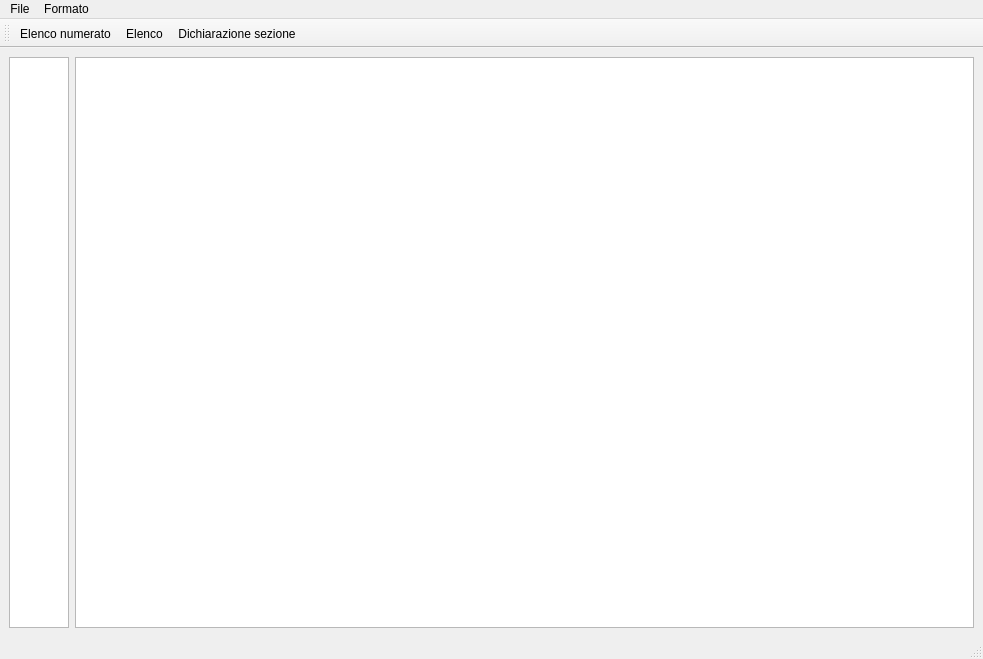
<?xml version="1.0" encoding="UTF-8"?>
<ui version="4.0">
 <class>NotesEdit</class>
 <widget class="QMainWindow" name="NotesEdit">
  <property name="geometry">
   <rect>
    <x>0</x>
    <y>0</y>
    <width>983</width>
    <height>659</height>
   </rect>
  </property>
  <property name="windowTitle">
   <string>MainWindow</string>
  </property>
  <widget class="QWidget" name="centralwidget">
   <layout class="QVBoxLayout" name="verticalLayout_2">
    <item>
     <layout class="QVBoxLayout" name="verticalLayout">
      <item>
       <layout class="QVBoxLayout" name="verticalLayout_3">
        <item>
         <layout class="QHBoxLayout" name="horizontalLayout">
          <item>
           <widget class="QListWidget" name="LineNumbersList">
            <property name="maximumSize">
             <size>
              <width>60</width>
              <height>16777215</height>
             </size>
            </property>
           </widget>
          </item>
          <item>
           <widget class="QPlainTextEdit" name="contentEditor"/>
          </item>
         </layout>
        </item>
       </layout>
      </item>
     </layout>
    </item>
   </layout>
  </widget>
  <widget class="QMenuBar" name="menubar">
   <property name="geometry">
    <rect>
     <x>0</x>
     <y>0</y>
     <width>983</width>
     <height>20</height>
    </rect>
   </property>
   <widget class="QMenu" name="menuFile">
    <property name="title">
     <string>File</string>
    </property>
    <addaction name="actionSalva"/>
    <addaction name="actionPulisci"/>
    <addaction name="separator"/>
    <addaction name="actionApri"/>
    <addaction name="separator"/>
    <addaction name="actionChiudi"/>
   </widget>
   <widget class="QMenu" name="menuFormato">
    <property name="title">
     <string>Formato</string>
    </property>
    <addaction name="actionTesto_semplice"/>
    <addaction name="actionHtml"/>
   </widget>
   <addaction name="menuFile"/>
   <addaction name="menuFormato"/>
  </widget>
  <widget class="QStatusBar" name="statusbar"/>
  <widget class="QToolBar" name="toolBar">
   <property name="windowTitle">
    <string>toolBar</string>
   </property>
   <attribute name="toolBarArea">
    <enum>TopToolBarArea</enum>
   </attribute>
   <attribute name="toolBarBreak">
    <bool>false</bool>
   </attribute>
   <addaction name="actionElenco_numerato"/>
   <addaction name="actionElenco"/>
   <addaction name="actionDichiarazione_sezione"/>
  </widget>
  <action name="actionSalva">
   <property name="text">
    <string>Salva</string>
   </property>
  </action>
  <action name="actionPulisci">
   <property name="text">
    <string>Pulisci</string>
   </property>
  </action>
  <action name="actionChiudi">
   <property name="text">
    <string>Chiudi</string>
   </property>
  </action>
  <action name="actionApri">
   <property name="text">
    <string>Apri</string>
   </property>
  </action>
  <action name="actionTesto_semplice">
   <property name="text">
    <string>Testo semplice</string>
   </property>
  </action>
  <action name="actionHtml">
   <property name="text">
    <string>Html</string>
   </property>
  </action>
  <action name="actionElenco_numerato">
   <property name="text">
    <string>Elenco numerato</string>
   </property>
  </action>
  <action name="actionElenco">
   <property name="text">
    <string>Elenco</string>
   </property>
  </action>
  <action name="actionDichiarazione_sezione">
   <property name="text">
    <string>Dichiarazione sezione</string>
   </property>
   <property name="toolTip">
    <string>Aggiunge nella posizione del cursore una dichiarazione di sezione.</string>
   </property>
  </action>
 </widget>
 <resources/>
 <connections/>
</ui>
